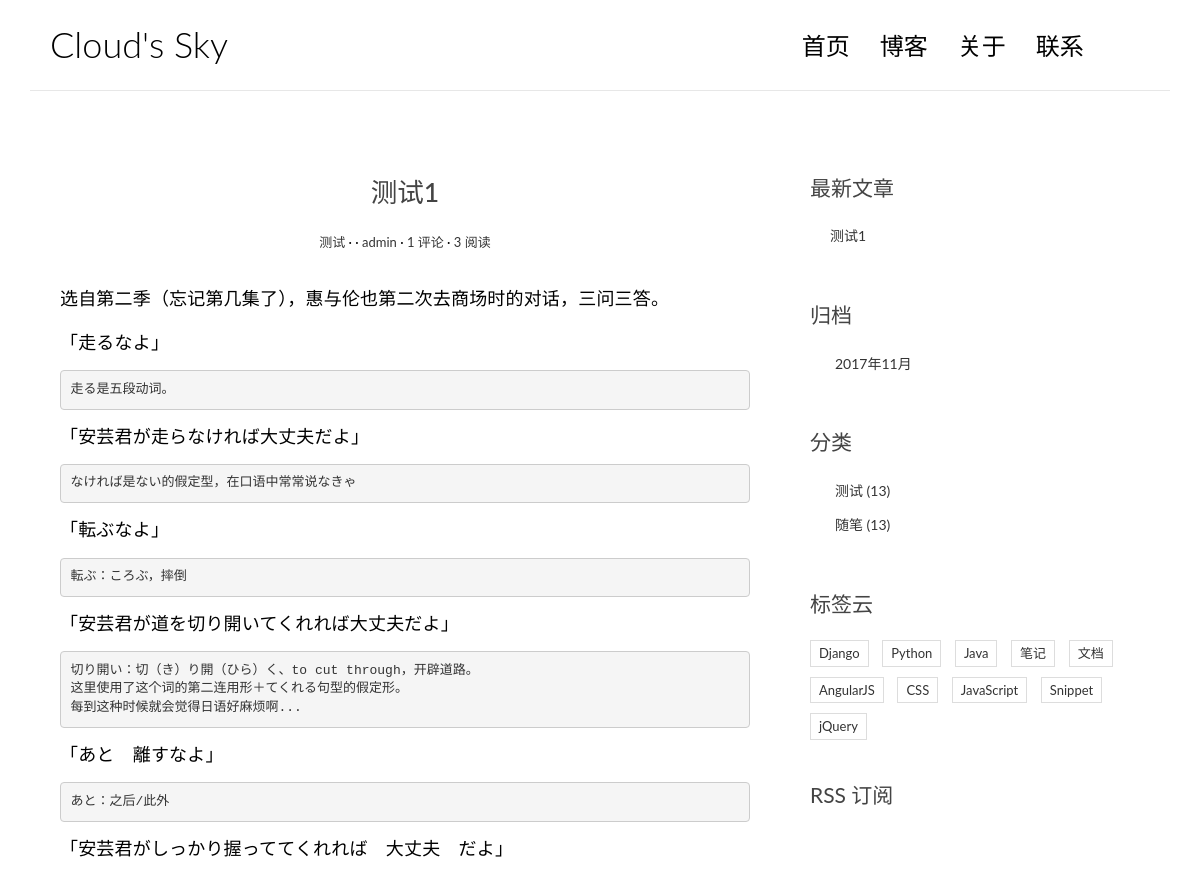
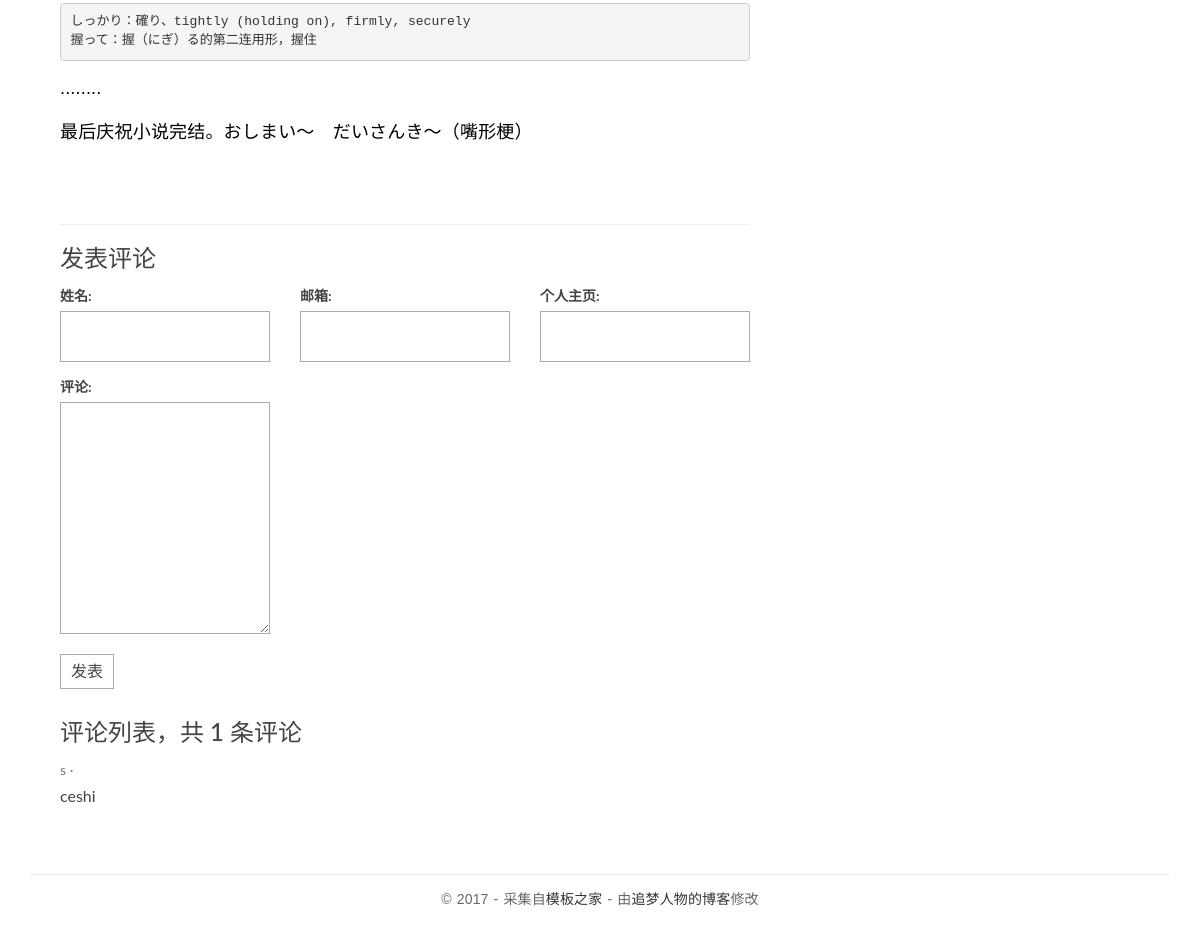
The app's page /post/1/ with its own data (2 pictures, top to bottom).
### mainsite/models.py (models this page shows, shortened)
@python_2_unicode_compatible
class Post(models.Model):
    title = models.CharField(max_length=200)
    body = models.TextField()
    created_time = models.DateTimeField()
    modified_time = models.DateTimeField()
    excerpt = models.CharField(max_length=200, blank=True)
    category = models.ForeignKey(Category)
    tags = models.ManyToManyField(Tag, blank=True)
    author = models.ForeignKey(User)
    views = models.PositiveIntegerField(default=0)
    def get_absolute_url(self):
        return reverse('mainsite:detail', kwargs={'pk': self.pk})
    def increase_views(self):
        self.views += 1
        self.save(update_fields=['views'])
    def save(self, *args, **kwargs):
        if not self.excerpt:
            md = markdown.Markdown(extensions = [
                'markdown.extensions.extra',
                'markdown.extensions.codehilite',
                ])
            self.excerpt = strip_tags(md.convert(self.body))[:50]
        super(Post, self).save(*args, **kwargs)
    class Meta:
        ordering = ['-created_time']

@python_2_unicode_compatible
class Category(models.Model):
    name = models.CharField(max_length=100)

### comments/models.py (models this page shows, shortened)
@python_2_unicode_compatible
class Comment(models.Model):
    name = models.CharField(max_length=100)
    email = models.EmailField(max_length=255)
    url = models.URLField(blank=True)
    text = models.TextField()
    create_time = models.DateTimeField(auto_now_add=True)
    post = models.ForeignKey('mainsite.Post')

### mainsite/views.py (the view)
# urls.py: url(r'^post/(?P<pk>[0-9]+)/$', views.detail, name='detail'),
def detail(request, pk):
    post = get_object_or_404(Post, pk=pk)
    post.increase_views()
    post.body = markdown.markdown(post.body, extensions=[
                                  'markdown.extensions.extra',
                                  'markdown.extensions.codehilite',
                                  'markdown.extensions.toc'])
    form = CommentForm()
    comment_list = post.comment_set.all()
    context = {'post': post,
               'form': form,
               'comment_list': comment_list
               }
    return render(request, 'mainsite/detail.html', context=context)

### comments/forms.py
class CommentForm(forms.ModelForm):
    class Meta:
        model = Comment
        fields = ['name', 'email', 'url', 'text']

### mainsite/templatetags/blog_tags.py (called while the page is built)
@register.simple_tag
def get_recent_posts(num=5):
    return Post.objects.all().order_by('-created_time')[:num]

@register.simple_tag
def archives():
    return Post.objects.dates('created_time', 'month', order='DESC')

@register.simple_tag
def get_categories():
    return Category.objects.all()

### templates/mainsite/detail.html (shortened to what this page needs)
{% extends 'base.html' %}
{% block main %}
    <article class="post post-{{ post.pk }}">
        <header class="entry-header">
            <h1 class="entry-title">{{ post.title }}</h1>
                <div class="entry-meta">
                    <span class="post-category"><a href="#">{{ post.category.name }}</a></span>
                    <span class="post-date"><a href="#"><time class="entry-date" datetime="{{ post.create_time }}">{{ post.create_time }}</time></a></span>
                    <span class="post-author"><a href="#">{{ post.author }}</a></span>
                    <span class="comments-link"><a href="#">{{ post.comment_set.count }} 评论</a></span>
                    <span class="views-count"><a href="#">{{ post.views }} 阅读</a></span>
                </div>
        </header>
        <div class="entry-content clearfix">
            {{ post.body|safe }}
        </div>
    </article>
                <section class="comment-area" id="comment-area">
                    <hr>
                    <h3>发表评论</h3>
                    <form action="{% url 'comments:post_comment' post.pk %}" method="post" class="comment-form">
                        <div class="row">
                          <div class="col-md-4">
                              <label for="{{ form.name.id_for_label }}">姓名: </label>
                              {{ form.name }}
                          </div>
                          <div class="col-md-4">
                              <label for="{{ form.email.id_for_label }}">邮箱: </label>
                              {{ form.email }}
                          </div>
                          <div class="col-md-4">
                              <label for="{{ form.url.id_for_label }}">个人主页: </label>
                              {{ form.url }}
                          </div>
                          <div class="col-md-4">
                              <label for="{{ form.text.id_for_label }}">评论: </label>
                              {{ form.text }}
                              <button type="submit" class="comment-btn">发表</button>
                          </div>
                        </div>
                    </form>
                    <div class="comment-list-panel">
                        <h3>评论列表，共 <span>{{ post.comment_set.count }}</span> 条评论</h3>
                        <ul class="comment-list list-unstyled">
                            {% for comment in comment_list %}
                            <li class="comment-item">
                                <span class="nickname">{{ comment.name }}</span>
                                <div class="text">
                                    {{ comment.text }}
                                </div>
                            </li>
                            {% empty %}
                            暂无评论
                            {% endfor %}
                        </ul>
                    </div>
                </section>
            {% endblock main %}

### templates/base.html (shortened to what this page needs)
{% load staticfiles %}
{% load blog_tags %}
<!DOCTYPE html>
<html>
<head>
    <link rel="stylesheet" href="http://code.ionicframework.com/ionicons/2.0.1/css/ionicons.min.css">
    <link rel="stylesheet" href="https://cdn.bootcss.com/bootstrap/3.3.7/css/bootstrap.min.css">
    <link rel="stylesheet" href="{% static 'mainsite/css/pace.css' %}">
    <link rel="stylesheet" href="{% static 'mainsite/css/custom.css' %}">
    <link rel="stylesheet" href="{% static 'mainsite/css/highlights/github.css' %}">
</head>
<body>
<div class="container">
    <header id="site-header">
        <div class="row">
            <div class="col-md-4 col-sm-5 col-xs-8">
                <div class="logo">
                    <h1><a href="{% url 'mainsite:index' %}">Cloud's Sky</a></h1>
                </div>
            </div>
            <div class="col-md-8 col-sm-7 col-xs-4">
                <nav class="main-nav" role="navigation">
                    <div class="collapse navbar-collapse" id="bs-example-navbar-collapse-1">
                        <ul class="nav navbar-nav navbar-right">
                            <li class="cl-effect-11"><a href="{% url 'mainsite:index' %}" data-hover="首页">首页</a></li>
                            <li class="cl-effect-11"><a href="full-width.html" data-hover="博客">博客</a></li>
                            <li class="cl-effect-11"><a href="about.html" data-hover="关于">关于</a></li>
                            <li class="cl-effect-11"><a href="contact.html" data-hover="联系">联系</a></li>
                        </ul>
                    </div>
                </nav>
            </div>
        </div>
    </header>
</div>
<div class="content-body">
    <div class="container">
        <div class="row">
            <main class="col-md-8">
                {% block main %}
                {% endblock main %}
            </main>
            <aside class="col-md-4">
                <div class="widget widget-recent-posts">
                    <h3 class="widget-title">最新文章</h3>
                    {% get_recent_posts as recent_post_list %}
                    <ul>
                        {% for post in recent_post_list %}
                        <li>
                            <a href="{{ post.get_absolute_url }}">{{ post.title }}</a>
                        </li>
                        {% empty %}
                            暂无文章
                        {% endfor %}
                    </ul>
                </div>
                <div class="widget widget-archives">
                    <h3 class="widget-title">归档</h3>
                     {% archives as date_list %}
                    <ul>
                       {% for date in date_list %}
                       <li>
                            <a href="{% url 'mainsite:archives' date.year date.month %}">{{ date.year }}年{{ date.month }}月</a>
                       </li>
                       {% empty %}
                       暂无归档
                       {% endfor %}
                    </ul>
                </div>
                <div class="widget widget-category">
                    <h3 class="widget-title">分类</h3>
                    {% get_categories as categories %}
                    <ul>
                        {% for category in categories %}
                        <li>
                            <a href="{% url 'mainsite:category' category.pk %}">{{ category.name }} <span class="post-count">(13)</span></a>
                        </li>
                        {% empty %}
                       暂无分类
                       {% endfor %}
                    </ul>
                </div>
                <div class="widget widget-tag-cloud">
                    <h3 class="widget-title">标签云</h3>
                    <ul>
                        <li>
                            <a href="#">Django</a>
                        </li>
                        <li>
                            <a href="#">Python</a>
                        </li>
                        <li>
                            <a href="#">Java</a>
                        </li>
                        <li>
                            <a href="#">笔记</a>
                        </li>
                        <li>
                            <a href="#">文档</a>
                        </li>
                        <li>
                            <a href="#">AngularJS</a>
                        </li>
                        <li>
                            <a href="#">CSS</a>
                        </li>
                        <li>
                            <a href="#">JavaScript</a>
                        </li>
                        <li>
                            <a href="#">Snippet</a>
                        </li>
                        <li>
                            <a href="#">jQuery</a>
                        </li>
                    </ul>
                </div>
                <div class="rss">
                    <a href=""> RSS 订阅</a>
                </div>
            </aside>
        </div>
    </div>
</div>
<footer id="site-footer">
    <div class="container">
        <div class="row">
            <div class="col-md-12">
                <p class="copyright">&copy 2017 - 采集自<a href="http://www.cssmoban.com/"
                                                        target="_blank" title="模板之家">模板之家</a>
                    - 由<a href="http://zmrenwu.com/" title="网页模板" target="_blank">追梦人物的博客</a>修改
                </p>
            </div>
        </div>
    </div>
</footer>
</body>
</html>

### mainsite/static/mainsite/css/custom.css (style rules this page uses)
* { outline: none; }
h1, h2, h3, h4, h5, h6 { margin-top: 0; }
a { color: #333; }
body { color: #444; font-family: 'Lato', sans-serif; }
p { font-family: 'Ubuntu', sans-serif; font-weight: 400; word-spacing: 1px; letter-spacing: 0.01em; }
#site-header { background-color: #FFF; padding: 25px 20px; margin-bottom: 40px; border-bottom: 1px solid #e7e7e7; }
.logo h1 a { color: #000; }
.logo h1 { margin: 0; font-family: 'Lato', sans-serif; font-weight: 300; }
.main-nav { margin-top: 11px; max-width: 95%; }
.main-nav a { color: #000000 !important; padding: 0 0 5px 0 !important; margin-right: 30px; font-family: 'Lato', sans-serif; font-weight: 300; font-size: 24px; }
.cl-effect-11 a { padding: 10px 0; color: #0972b4; text-shadow: none; }
.cl-effect-11 a::before { position: absolute; top: 0; left: 0; overflow: hidden; padding: 0 0 5px 0 !important; max-width: 0; border-bottom: 1px solid #000; color: #000; content: attr(data-hover); white-space: nowrap; -webkit-transition: max-width 0.5s; -moz-transition: max-width 0.5s; transition: max-width 0.5s; }
.content-body { padding-bottom: 4em; }
.post { background: #fff; padding: 30px 30px 0; }
.entry-title { text-align: center; font-size: 1.9em; margin-bottom: 20px; line-height: 1.6; padding: 10px 20px 0; }
.entry-meta { text-align: center; color: #DDDDDD; font-size: 13px; margin-bottom: 30px; }
.entry-content { font-size: 18px; line-height: 1.9; font-weight: 300; color: #000; }
.post-category::after, .post-date::after, .post-author::after, .comments-link::after { content: ' ·'; color: #000; }
.widget { background: #fff; padding: 30px 0 0; }
.widget-title { font-size: 1.5em; margin-bottom: 20px; line-height: 1.6; padding: 10px 0 0; font-weight: 400; }
.widget-recent-posts ul { padding: 0; margin: 0; padding-left: 20px; }
.widget-recent-posts ul li { list-style-type: none; position: relative; line-height: 170%; margin-bottom: 10px; }
.widget-recent-posts ul li::before { content: '\f3d3'; font-family: "Ionicons"; position: absolute; left: -17px; top: 3px; font-size: 16px; color: #000; }
.widget-archives ul { padding: 0; margin: 0; padding-left: 25px; }
.widget-archives ul li { list-style-type: none; position: relative; line-height: 170%; margin-bottom: 10px; }
.widget-archives ul li::before { content: '\f3f3'; font-family: "Ionicons"; position: absolute; left: -25px; top: 1px; font-size: 16px; color: #000; }
.widget-category ul { padding: 0; margin: 0; padding-left: 25px; }
.widget-category ul li { list-style-type: none; position: relative; line-height: 170%; margin-bottom: 10px; }
.widget-category ul li::before { content: '\f3fe'; font-family: "Ionicons"; position: absolute; left: -25px; top: 1px; font-size: 18px; color: #000; }
.widget-tag-cloud ul { padding: 0; margin: 0; margin-right: -10px; }
.widget-tag-cloud ul li { list-style-type: none; font-size: 13px; display: inline-block; margin-right: 10px; margin-bottom: 10px; padding: 3px 8px; border: 1px solid #ddd; }
.rss { font-size: 21px; margin-top: 30px; }
.rss a { color: #444; }
#site-footer { padding-top: 10px; padding: 0 0 1.5em 0; }
.copyright { text-align: center; padding-top: 1em; margin: 0; border-top: 1px solid #eee; color: #666; }
.contact-form input, .comment-form input { border: 1px solid #aaa; margin-bottom: 15px; width: 100%; padding: 15px 15px; font-size: 16px; line-height: 100%; transition: 0.4s border-color linear; }
.contact-form textarea, .comment-form textarea { border: 1px solid #aaa; margin-bottom: 15px; width: 100%; padding: 15px 15px; font-size: 16px; line-height: 20px !important; min-height: 183px; transition: 0.4s border-color linear; }
.comment-area { padding: 0 30px 0; }
.comment-form { margin-top: 15px; }
.comment-form .comment-btn { background-color: #fff; border: 1px solid #aaa; font-size: 16px; padding: 5px 10px; }
.comment-list-panel { margin-top: 30px; }
.comment-list { margin-top: 15px; }
.comment-item .nickname, .comment-item .submit-date { color: #777; font-size: 14px; }
.comment-item .nickname:after { content: ' ·'; }
.comment-item .text { padding-top: 5px; font-size: 16px; }

### records on screen
Post: title "测试1", category.name "测试", author "admin", comment_set.count "1", views "3", body "选自第二季（忘记第几集了），惠与伦也第二次去商场时的对话，三问三答。 「走るなよ」 走る是五段动词。 「安芸君が走らなければ大丈夫だよ」 なければ是ない的假定型，在口语中常常说なきゃ 「転ぶなよ」 転ぶ：ころぶ，摔倒 「安芸君が道を切り開いてくれれば大丈夫だよ」 切り開い：切（き）り開（ひら）く、to cut through，开辟道路。 这里使用了这个词的第二连用形＋てくれる句型的假定形。 每到这种时候就会觉得日语好麻烦啊... 「あと 離すなよ」 あと：之后/此外 「安芸君がしっかり握っててくれれば 大丈夫 だよ」 しっかり：確り、tightly (holding on), firmly, securely 握って：握（にぎ）る的第二连用形，握住 ........ 最后庆祝小说完结。おしまい〜 だいさんき〜（嘴形梗）"
Comment: name "s", text "ceshi"
Category: name "测试"
Category: name "随笔"

### other values on screen
{{ date.year }} "2017"
{{ date.month }} "11"
